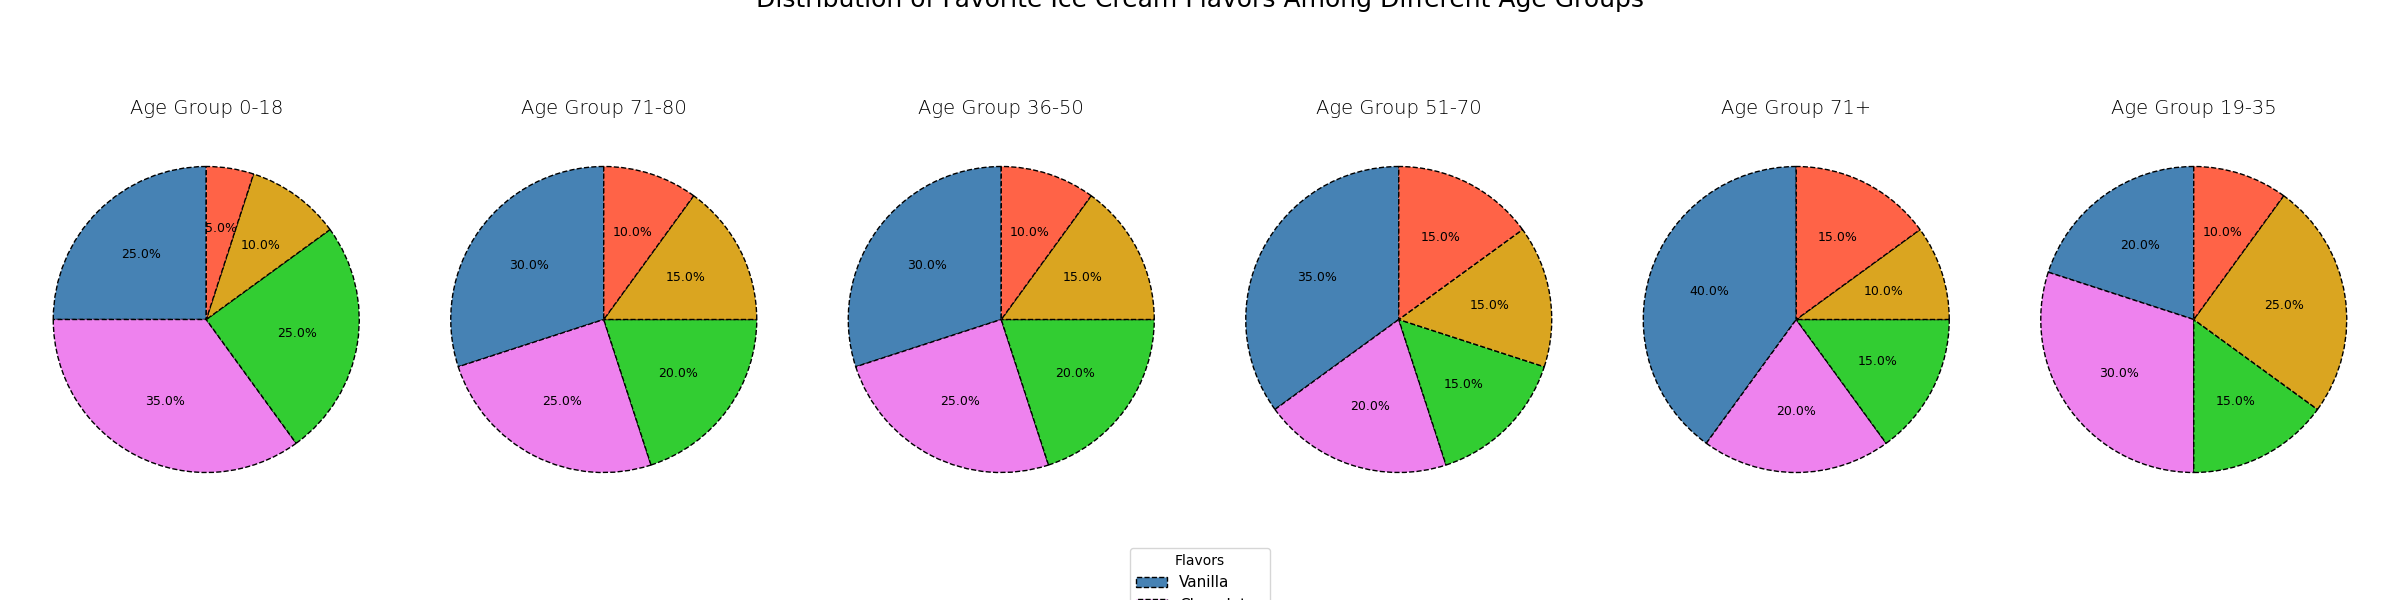

Write Python code to recreate this figure.
import matplotlib.pyplot as plt

age_groups = ['0-18', '19-35', '36-50', '51-70', '71+', '71-80']
flavors = ['Vanilla', 'Chocolate', 'Strawberry', 'Mint', 'Coffee']
data = {
    '0-18': [25, 35, 25, 10, 5],
    '71-80': [30, 25, 20, 15, 10],
    '36-50': [30, 25, 20, 15, 10],
    '51-70': [35, 20, 15, 15, 15],
    '71+': [40, 20, 15, 10, 15],
    '19-35': [20, 30, 15, 25, 10]
}

colors = ['#4682B4', '#EE82EE', '#32CD32', '#DAA520', '#FF6347']
fig, axs = plt.subplots(1, 6, figsize=(24, 6), subplot_kw=dict(aspect='equal'))

for ax, (age, percentages) in zip(axs, data.items()):
    wedges, texts, autotexts = ax.pie(
        percentages, labels=None, autopct='%1.1f%%', startangle=90,
        colors=colors, textprops={'fontsize': 9}, wedgeprops={'edgecolor': 'black', 'linestyle': '--'}
    )
    ax.set_title(f'Age Group {age}', fontsize=14, weight='light', pad=10)
    ax.grid(True, which='major', linestyle=':', color='gray', linewidth=0.75)
    for autotext in autotexts:
        autotext.set_color('black')
    
plt.suptitle('Distribution of Favorite Ice Cream Flavors Among Different Age Groups', 
             fontsize=18, weight='normal', y=1.02)

fig.legend(wedges, flavors, title="Flavors", loc="upper center", bbox_to_anchor=(0.5, 0.1), fontsize=11)

plt.tight_layout()
plt.show()
